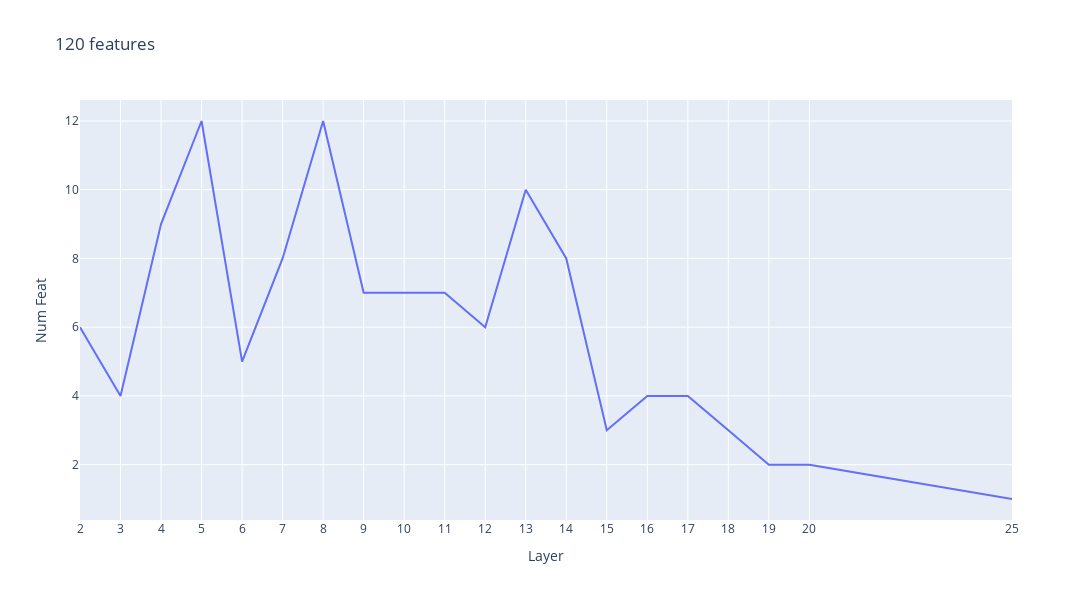

Notebook code for this chart:
### Code cell
feat_len_per_layer = np.array([len(v[1]) for v in sorted(minimal_circuit.items(),key =lambda x: x[0])])
circuit_layers = np.array([v[0] for v in sorted(minimal_circuit.items(),key =lambda x: x[0])]).tolist()
print (f'total feats: {sum(feat_len_per_layer)}')

plot_line(feat_len_per_layer, xlabel="Layer", ylabel="Num Feat",title = f'{sum(feat_len_per_layer)} features',x_tick= circuit_layers)

### Figure 1 — Plotly figure (JSON) as saved in the notebook; plotly's stock layout.template omitted (floating-point values rounded to 4 significant figures)
{"data": [{"mode": "lines", "type": "scatter", "x": [2, 3, 4, 5, 6, 7, 8, 9, 10, 11, 12, 13, 14, 15, 16, 17, 18, 19, 20, 25], "y": [6, 4, 9, 12, 5, 8, 12, 7, 7, 7, 6, 10, 8, 3, 4, 4, 3, 2, 2, 1]}], "layout": {"height": 600, "title": {"text": "120 features"}, "width": 1200, "xaxis": {"tickmode": "array", "tickvals": [2, 3, 4, 5, 6, 7, 8, 9, 10, 11, 12, 13, 14, 15, 16, 17, 18, 19, 20, 25], "title": {"text": "Layer"}}, "yaxis": {"title": {"text": "Num Feat"}}}}
